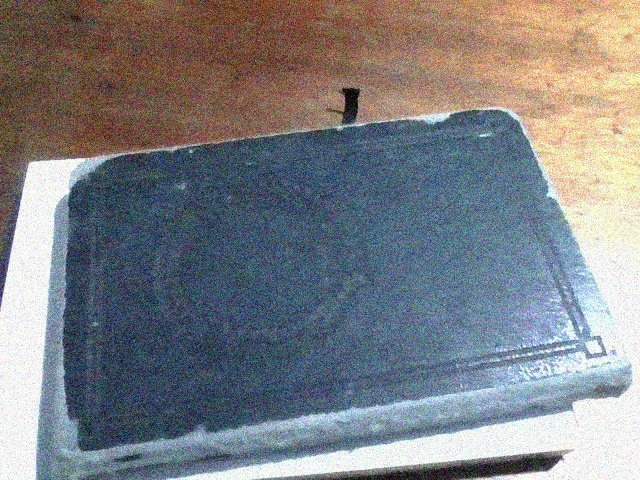
#> input picture laptop/frames_client/frame_4.jpg, 640 x 480 px; the run also reads 1 picture not shown here
$ python fft_cinza.py
#> lines starting #> are read from the running program, lines starting #| are printed output that depends on the picture
import cv2
import numpy as np
import matplotlib.pyplot as plt

def calculate_fft_1d(image_path):
    """
    Calcula a Transformada de Fourier 2D de uma imagem e reduz para 1D.
    """
#> called with image_path = 'laptop/frames_client/frame_4.jpg'
    img = cv2.imread(image_path, cv2.IMREAD_GRAYSCALE)
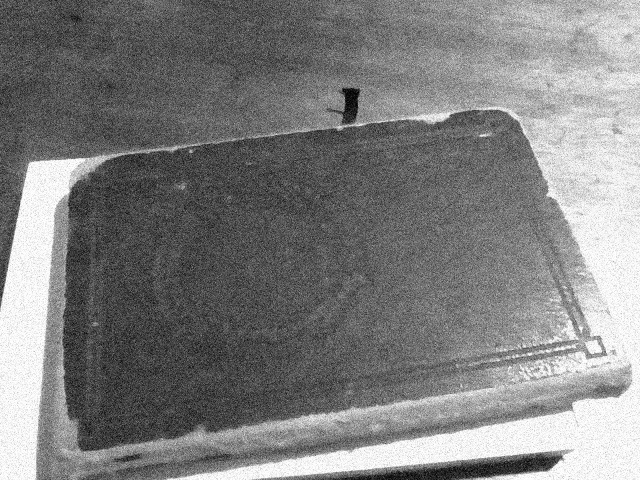
#> img: shape (480, 640); min 0, max 255, mean 127.2
    if img is None:
        raise ValueError(f"Imagem não encontrada: {image_path}")

    # Transformada de Fourier 2D e deslocamento para o centro
    dft = np.fft.fft2(img)
    dft_shift = np.fft.fftshift(dft)

    # Espectro de magnitude e fase
    magnitude = 20*np.log(np.abs(dft_shift) + 1)
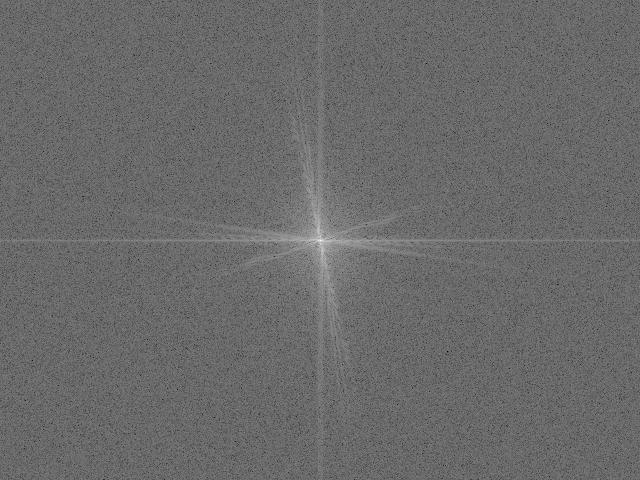
#> magnitude: shape (480, 640) float64; min 55.48, max 349.6, mean 178.3; drawn with min black and max white
    phase = np.angle(dft_shift)
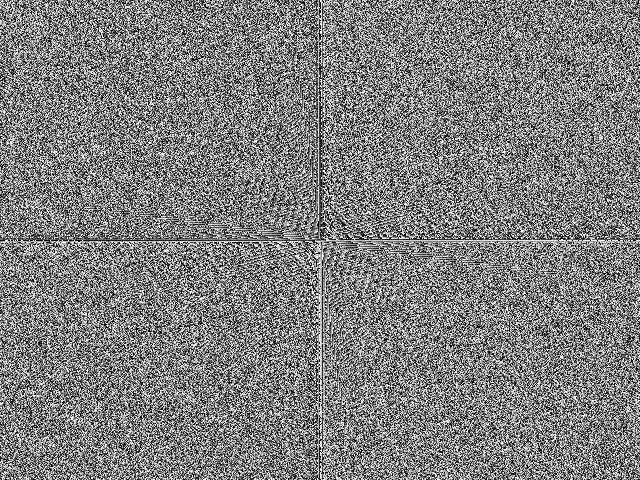
#> phase: shape (480, 640) float64; min -3.14, max 3.14, mean -1.42e-17; drawn with min black and max white

    # Reduzindo para 1D (linha central da imagem)
    center_row = magnitude.shape[0] // 2
#> center_row = 240
    freq = np.fft.fftfreq(img.shape[1])  # Frequência normalizada
    freq = np.fft.fftshift(freq)  # Centralizar as frequências
#> freq = 640 values from -0.5 to 0.498

    return freq, magnitude[center_row, :], phase[center_row, :]

def plot_frequency_response(original_path, processed_path):
    """
    Plota magnitude e fase em função da frequência para duas imagens.
    """
    # FFT para as imagens
    freq1, mag1, phase1 = calculate_fft_1d(original_path)
#> freq1 = 640 values from -0.5 to 0.498; mag1 = 640 values, max 349.6 at index 320, min 164.9 at index 629, mean 214.3; phase1 = 640 values, max 3.14 at index 68, min -3.14 at index 0, mean -0.00491
    freq2, mag2, phase2 = calculate_fft_1d(processed_path)
#> call 2 of calculate_fft_1d, with image_path = 'raspi/frames_server/frame_4.jpg'
#> in calculate_fft_1d (call 2), `magnitude = 20*np.log(np.abs(dft_shift) + 1)`:
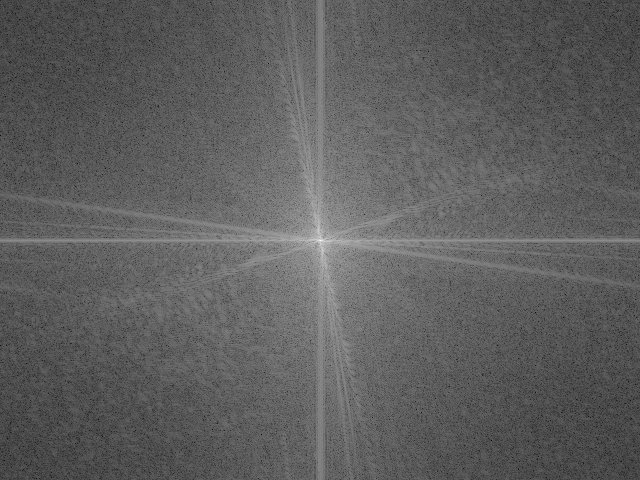
#> magnitude: shape (480, 640) float64; min 24.19, max 349.9, mean 144.9; drawn with min black and max white
#> in calculate_fft_1d (call 2), `phase = np.angle(dft_shift)`:
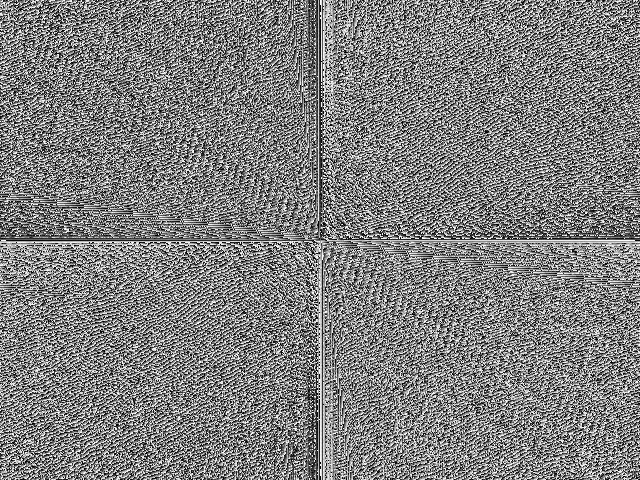
#> phase: shape (480, 640) float64; min -3.14, max 3.14, mean 2.07e-17; drawn with min black and max white
#> freq2 = 640 values from -0.5 to 0.498; mag2 = 640 values, max 349.9 at index 320, min 197.9 at index 634, mean 215; phase2 = 640 values, max 3.12 at index 314, min -3.14 at index 0, mean -0.00491

    plt.figure(figsize=(12, 10))

    # Magnitude
    plt.subplot(2, 1, 1)
    plt.plot(freq1, mag1, label="Original", color="blue")
    plt.plot(freq2, mag2, label="Processada", color="orange")
    plt.title("Magnitude vs. Frequência")
    plt.xlabel("Frequência Normalizada")
    plt.ylabel("Magnitude (log)")
    plt.legend()
    plt.grid()

    # Fase
    plt.subplot(2, 1, 2)
    plt.plot(freq1, phase1, label="Original", color="blue")
    plt.plot(freq2, phase2, label="Processada", color="orange")
    plt.title("Fase vs. Frequência")
    plt.xlabel("Frequência Normalizada")
    plt.ylabel("Fase (radianos)")
    plt.legend()
    plt.grid()

    plt.tight_layout()
    plt.show()
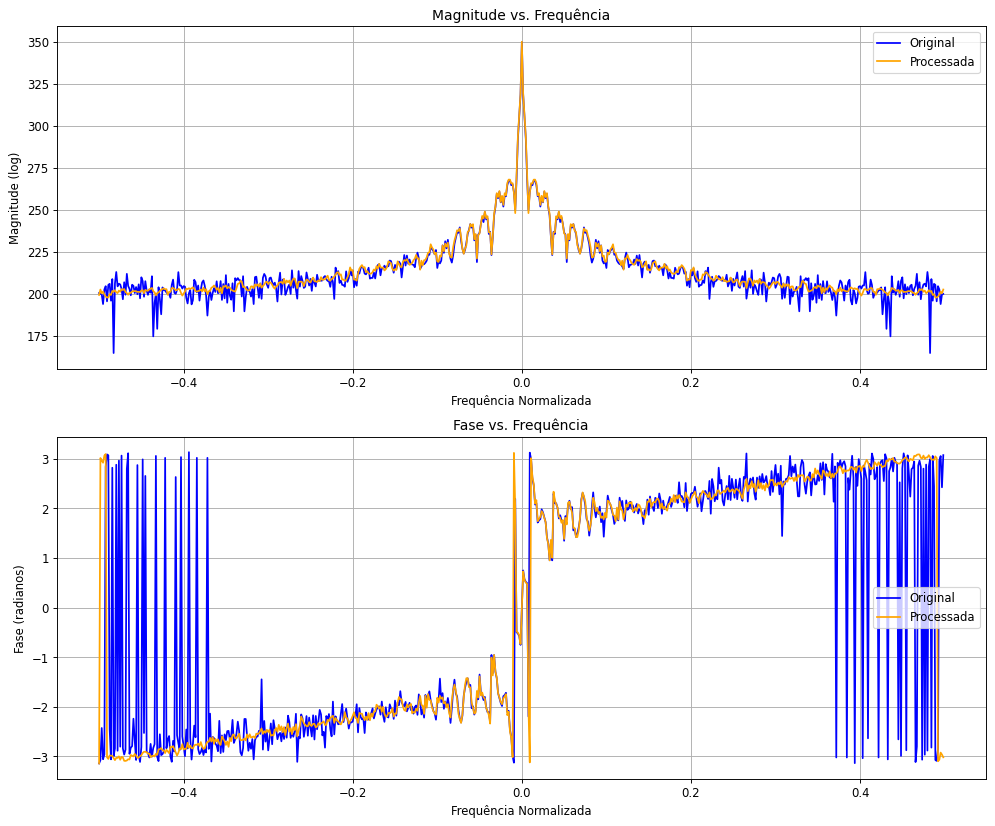
#> figure drawn by matplotlib, 2 panels; panel 1: curve peaks at x = 0, y = 349.6; panel 1: curve peaks at x = 0, y = 349.9; panel 2: curve peaks at x = -0.394, y = 3.14; panel 2: curve peaks at x = -0.00938, y = 3.12


# Caminhos das imagens
original_image_path = "laptop/frames_client/frame_4.jpg"
processed_image_path = "raspi/frames_server/frame_4.jpg"

# Comparar resposta em frequência
plot_frequency_response(original_image_path, processed_image_path)
